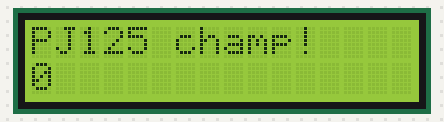
Bench run of a sketch on a simulated Arduino Uno, built with avr-gcc and run on an emulated ATmega328P. On the bench: 16×2 character LCD.

Above: at 0.1 s.
At 4.1 s:
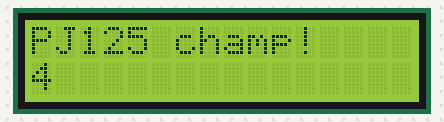
At 9.1 s:
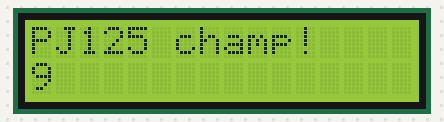
At 19.1 s:
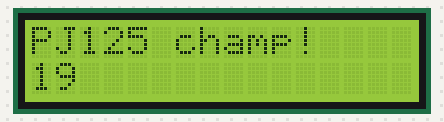
At 29.1 s:
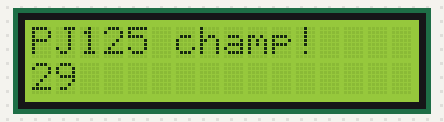
At 39.1 s:
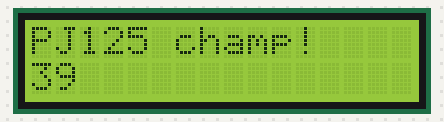

The sketch:

lcd_v1.ino
```cpp
#include <LiquidCrystal.h>
const int rs = 5, en = 3, d4 = 2, d5 = 16, d6 = 15, d7 = 14;
LiquidCrystal lcd(rs, en, d4, d5, d6, d7);

void setup() {
  lcd.begin(16, 2);
  lcd.print("PJ125 champ!");
}

void loop() {

  lcd.setCursor(0, 1); //lcd.print("sahil desh!");
  lcd.print(millis() /1000 );
  //delay(1000);
}
```

Measured:
- what the display in image 1 shows lasts 1.0 s, from 4.0 s to 5.0 s
